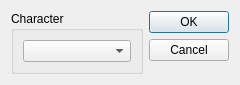
<?xml version="1.0" encoding="UTF-8"?>
<ui version="4.0">
 <class>Dialog</class>
 <widget class="QDialog" name="Dialog">
  <property name="geometry">
   <rect>
    <x>0</x>
    <y>0</y>
    <width>240</width>
    <height>70</height>
   </rect>
  </property>
  <property name="windowTitle">
   <string>Dialog</string>
  </property>
  <layout class="QHBoxLayout" name="horizontalLayout">
   <item>
    <widget class="QGroupBox" name="groupBox">
     <property name="title">
      <string>Character</string>
     </property>
     <layout class="QVBoxLayout" name="verticalLayout">
      <item>
       <widget class="QComboBox" name="comboBox"/>
      </item>
     </layout>
    </widget>
   </item>
   <item>
    <widget class="QDialogButtonBox" name="buttonBox">
     <property name="orientation">
      <enum>Qt::Vertical</enum>
     </property>
     <property name="standardButtons">
      <set>QDialogButtonBox::Cancel|QDialogButtonBox::Ok</set>
     </property>
    </widget>
   </item>
  </layout>
 </widget>
 <resources/>
 <connections>
  <connection>
   <sender>buttonBox</sender>
   <signal>accepted()</signal>
   <receiver>Dialog</receiver>
   <slot>accept()</slot>
   <hints>
    <hint type="sourcelabel">
     <x>248</x>
     <y>254</y>
    </hint>
    <hint type="destinationlabel">
     <x>157</x>
     <y>274</y>
    </hint>
   </hints>
  </connection>
  <connection>
   <sender>buttonBox</sender>
   <signal>rejected()</signal>
   <receiver>Dialog</receiver>
   <slot>reject()</slot>
   <hints>
    <hint type="sourcelabel">
     <x>316</x>
     <y>260</y>
    </hint>
    <hint type="destinationlabel">
     <x>286</x>
     <y>274</y>
    </hint>
   </hints>
  </connection>
 </connections>
</ui>
